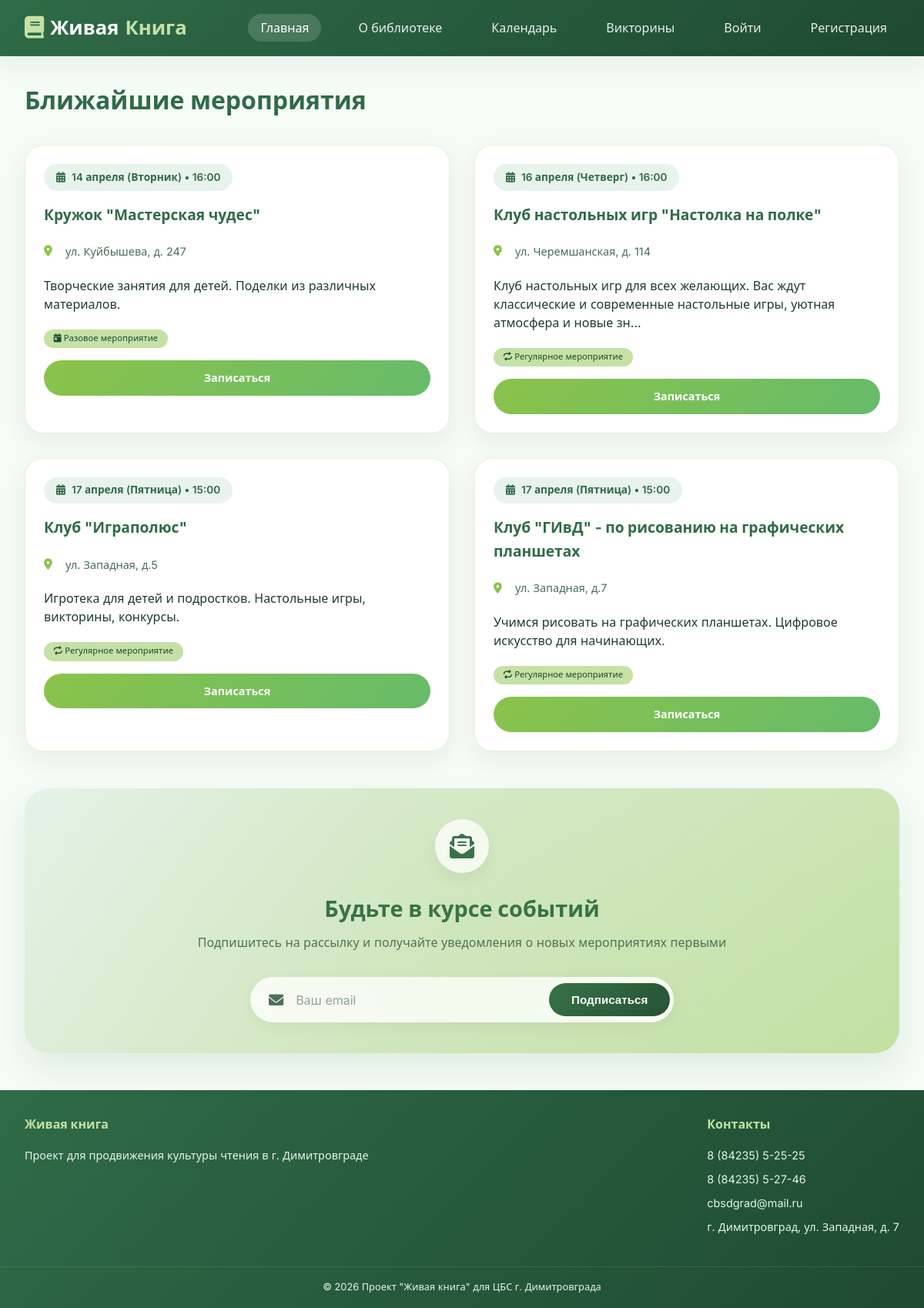
The page / on the database its author committed.
### core/models.py (models this page shows, shortened)
class Event(models.Model):
    DAYS_OF_WEEK = [
        ('monday', 'Понедельник'),
        ('tuesday', 'Вторник'),
        ('wednesday', 'Среда'),
        ('thursday', 'Четверг'),
        ('friday', 'Пятница'),
        ('saturday', 'Суббота'),
        ('sunday', 'Воскресенье'),
    ]
    TYPE_CHOICES = [
        ('club', 'Клуб по интересам'),
        ('theatre', 'Театральный кружок'),
        ('craft', 'Творческая мастерская'),
        ('masterclass', 'Мастер-класс'),
        ('art', 'Художественная студия'),
        ('lecture', 'Лекция'),
        ('meeting', 'Встреча'),
    ]
    title = models.CharField('Название', max_length=200)
    date = models.DateField('Дата проведения', blank=True, null=True)
    time = models.TimeField('Время проведения', blank=True, null=True)
    location = models.CharField('Место проведения', max_length=300)
    description = models.TextField('Описание')
    schedule_text = models.CharField('Расписание', max_length=200, blank=True)
    event_type = models.CharField('Тип', max_length=20, choices=TYPE_CHOICES, default='club')
    recurring = models.CharField('Регулярность', max_length=20, choices=DAYS_OF_WEEK, blank=True)
    is_active = models.BooleanField('Активно', default=True)
    created_at = models.DateTimeField(auto_now_add=True)
    image = models.ImageField('Изображение', upload_to='events/', blank=True, null=True)
    class Meta:
        ordering = ['date']
        verbose_name = 'Мероприятие'
        verbose_name_plural = 'Мероприятия'
    def get_next_date(self):
        if not self.recurring or not self.date:
            return self.date
        today = date.today()
        if self.date >= today:
            return self.date
        days_map = {
            'monday': 0, 'tuesday': 1, 'wednesday': 2,
            'thursday': 3, 'friday': 4, 'saturday': 5, 'sunday': 6
        }
        target_day = days_map.get(self.recurring, 0)
        current_date = today
        while current_date.weekday() != target_day:
            current_date += timedelta(days=1)
        return current_date

### core/views.py (the view)
# urls.py: path('', views.index, name='index'),
def index(request):
    today = date.today()
    events = Event.objects.filter(is_active=True)
    events_data = []
    for event in events:
        if event.recurring:
            next_date = event.get_next_date()
            if next_date:
                events_data.append({
                    'id': event.id,
                    'title': event.title,
                    'date': next_date,
                    'time': event.time.strftime('%H:%M') if event.time else 'время уточняется',
                    'location': event.location,
                    'description': event.description,
                    'schedule': event.schedule_text or 'Регулярное мероприятие',
                    'event_type': event.event_type,
                    'is_registered': request.user.is_authenticated and Registration.objects.filter(
                        user=request.user, event=event
                    ).exists()
                })
        else:
            if event.date and event.date >= today:
                events_data.append({
                    'id': event.id,
                    'title': event.title,
                    'date': event.date,
                    'time': event.time.strftime('%H:%M') if event.time else 'время уточняется',
                    'location': event.location,
                    'description': event.description,
                    'schedule': event.schedule_text or 'Разовое мероприятие',
                    'event_type': event.event_type,
                    'is_registered': request.user.is_authenticated and Registration.objects.filter(
                        user=request.user, event=event
                    ).exists()
                })
    events_data.sort(key=lambda x: x['date'] if x['date'] else date.max)
    return render(request, 'core/index.html', {'events': events_data, 'today': today})

### templates/core/index.html (shortened to what this page needs)
{% extends 'base.html' %}
{% load static %}
{% block content %}
<h1>Ближайшие мероприятия</h1>
{% if events %}
    <div class="event-grid">
        {% for event in events %}
        <div class="event-card">
            <div class="event-date">
                <i class="fas fa-calendar-alt"></i> {{ event.date|date:"j E" }} ({{ event.date|date:"l" }}) • {{ event.time|default:"время уточняется" }}
            </div>
            <div class="event-title" onclick="showEventModal({{ event.id }})">
                {{ event.title }}
            </div>
            <div class="event-info">
                <i class="fas fa-map-marker-alt"></i> {{ event.location }}
            </div>
            <div class="event-description">
                {{ event.description|truncatechars:120 }}
            </div>
            <div class="event-badge">
                <i class="fas {% if event.schedule == 'Регулярное мероприятие' %}fa-repeat{% else %}fa-calendar-day{% endif %}"></i>
                {{ event.schedule }}
            </div>
            {% if user.is_authenticated %}
                {% if event.is_registered %}
                    <button class="register-btn registered" disabled>✓ Вы записаны</button>
                {% else %}
                    <form method="post" action="{% url 'register_event' event.id %}">
                        {% csrf_token %}
                        <button type="submit" class="register-btn">Записаться</button>
                    </form>
                {% endif %}
            {% else %}
                <a href="{% url 'login' %}" class="register-btn">Записаться</a>
            {% endif %}
        </div>
        {% endfor %}
    </div>
{% else %}
    <div class="empty-state">
        <p>Пока нет запланированных мероприятий.</p>
    </div>
{% endif %}
<section class="subscribe-box">
    <div class="subscribe-icon">
        <i class="fas fa-envelope-open-text"></i>
    </div>
    <h2>Будьте в курсе событий</h2>
    <p>Подпишитесь на рассылку и получайте уведомления о новых мероприятиях первыми</p>
    <form method="post" action="{% url 'subscribe' %}" class="subscribe-form">
        <div class="subscribe-input-group">
            <i class="fas fa-envelope"></i>
            <input type="email" name="email" placeholder="Ваш email" required>
            <button type="submit">Подписаться</button>
        </div>
    </form>
</section>
{% endblock %}

### static/css/style.css (style rules this page uses)
:root { --primary: #2F6B47; --primary-dark: #1E4A32; --primary-light: #4D8F68; --primary-soft: #E8F3ED; --secondary: #8BC34A; --secondary-light: #C5E1A5; --background: #F5FBF7; --surface: #FFFFFF; --text: #1F3B2C; --text-light: #4A6B58; --success: #4CAF50; --error: #EF5350; --shadow: 0 10px 30px rgba(47, 107, 71, 0.08); --shadow-hover: 0 20px 40px rgba(47, 107, 71, 0.12); --gradient-primary: linear-gradient(135deg, #2F6B47 0%, #1E4A32 100%); --gradient-secondary: linear-gradient(135deg, #8BC34A 0%, #66BB6A 100%); }
* { margin: 0; padding: 0; box-sizing: border-box; }
body { font-family: 'Inter', 'Segoe UI', system-ui, sans-serif; background: var(--background); color: var(--text); line-height: 1.6; }
h1 { font-size: 2rem; font-weight: 700; color: var(--primary); margin-bottom: 1.5rem; }
.event-grid { display: grid; grid-template-columns: repeat(auto-fill, minmax(360px, 1fr)); gap: 2rem; margin: 2rem 0; }
.event-card { background: var(--surface); border-radius: 24px; padding: 1.5rem; box-shadow: var(--shadow); transition: all 0.3s; border: 1px solid rgba(139, 195, 74, 0.2); display: flex; flex-direction: column; }
.event-date { display: flex; align-items: center; gap: 0.5rem; background: var(--primary-soft); color: var(--primary); padding: 0.4rem 1rem; border-radius: 30px; font-weight: 600; font-size: 0.85rem; margin-bottom: 1rem; width: fit-content; }
.event-title { font-size: 1.2rem; font-weight: 700; color: var(--primary); margin-bottom: 0.8rem; cursor: pointer; }
.event-info { margin: 0.5rem 0; display: flex; align-items: center; gap: 0.5rem; font-size: 0.9rem; color: var(--text-light); }
.event-info i { width: 20px; color: var(--secondary); }
.event-description { margin: 0.8rem 0; color: var(--text); line-height: 1.5; }
.event-badge { display: inline-block; background: var(--secondary-light); color: var(--primary-dark); padding: 0.2rem 0.8rem; border-radius: 20px; font-size: 0.7rem; margin-top: 0.5rem; width: fit-content; }
.register-btn { background: var(--gradient-secondary); color: white; border: none; padding: 0.7rem 1.2rem; border-radius: 40px; cursor: pointer; font-size: 0.9rem; margin-top: 1rem; width: 100%; font-weight: 600; transition: all 0.3s; text-align: center; text-decoration: none; display: block; }

### templates/core/index.html (style rules this page uses)
.subscribe-box { background: linear-gradient(135deg, var(--primary-soft) 0%, var(--secondary-light) 100%); border-radius: 32px; padding: 2.5rem; margin: 3rem 0; text-align: center; box-shadow: 0 20px 40px rgba(47, 107, 71, 0.1); position: relative; overflow: hidden; }
.subscribe-box::before { content: ''; position: absolute; top: -50%; right: -50%; width: 200%; height: 200%; background: radial-gradient(circle, rgba(139, 195, 74, 0.1) 0%, transparent 70%); pointer-events: none; }
.subscribe-icon { width: 70px; height: 70px; background: var(--surface); border-radius: 50%; display: flex; align-items: center; justify-content: center; margin: 0 auto 1.5rem; box-shadow: 0 10px 20px rgba(0, 0, 0, 0.05); }
.subscribe-icon i { font-size: 2rem; color: var(--primary); }
.subscribe-box h2 { color: var(--primary); font-size: 1.8rem; margin-bottom: 0.5rem; }
.subscribe-box p { color: var(--text-light); margin-bottom: 2rem; font-size: 1rem; }
.subscribe-input-group { display: flex; align-items: center; max-width: 550px; margin: 0 auto; background: var(--surface); border-radius: 60px; padding: 0.3rem; box-shadow: 0 5px 20px rgba(0, 0, 0, 0.05); transition: all 0.3s ease; }
.subscribe-input-group i { color: var(--text-light); font-size: 1.2rem; margin-left: 1.2rem; }
.subscribe-input-group input { flex: 1; padding: 0.9rem 1rem; border: none; background: transparent; font-size: 1rem; font-family: inherit; outline: none; color: var(--text); }
.subscribe-input-group input::placeholder { color: var(--text-light); opacity: 0.6; }
.subscribe-input-group button { background: var(--gradient-primary); color: white; border: none; padding: 0.8rem 1.8rem; border-radius: 50px; font-weight: 600; cursor: pointer; transition: all 0.3s ease; font-size: 0.95rem; }

### rows shown on the page
Event: date "14 апреля", date "Вторник", title "Кружок \"Мастерская чудес\"", location "ул. Куйбышева, д. 247", description "Творческие занятия для детей. Поделки из различных материалов."
Event: title "Клуб настольных игр \"Настолка на полке\"", location "ул. Черемшанская, д. 114", description "Клуб настольных игр для всех желающих. Вас ждут классические и современные настольные игры, уютная атмосфера и новые зн…"
Event: title "Клуб \"Играполюс\"", location "ул. Западная, д.5", description "Игротека для детей и подростков. Настольные игры, викторины, конкурсы."
Event: title "Клуб \"ГИвД\" - по рисованию на графических планшетах", location "ул. Западная, д.7", description "Учимся рисовать на графических планшетах. Цифровое искусство для начинающих."

### other values the page prints
{{ event.time|default:"время уточняется" }} "16:00" "16:00" "15:00" "15:00"
{{ event.schedule }} "Разовое мероприятие" "Регулярное мероприятие" "Регулярное мероприятие" "Регулярное мероприятие"
{{ event.date|date:"j E" }} "16 апреля" "17 апреля" "17 апреля"
{{ event.date|date:"l" }} "Четверг" "Пятница" "Пятница"
